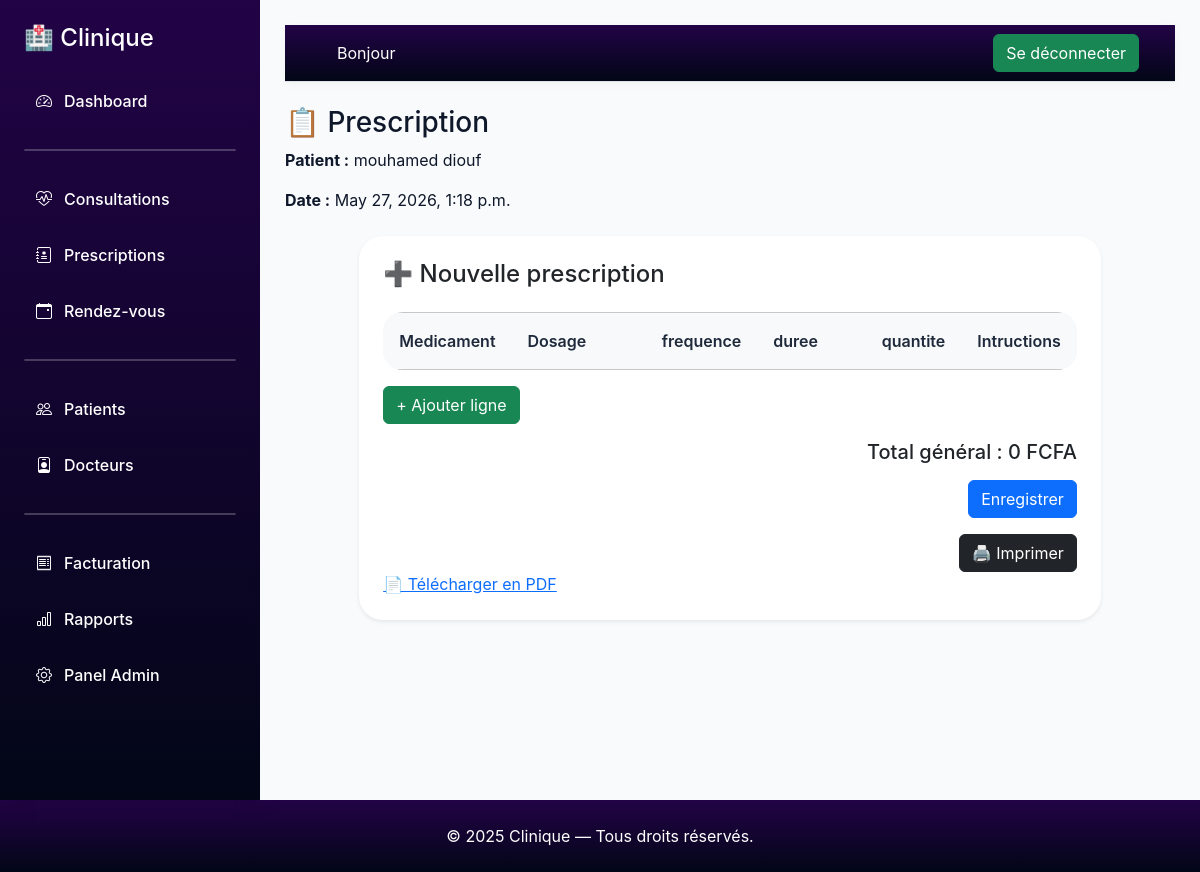
Page /prescriptions/Prescriptions/1/ (signed in) on the committed database.
### prescriptions/models.py (models this page shows, shortened)
class Prescription(models.Model):
    consultation = models.OneToOneField(
        Consultation,
        on_delete=models.CASCADE,
        related_name='prescription'
    )
    patient = models.ForeignKey(
        Patient,
        on_delete=models.CASCADE,
        related_name='prescriptions'
    )
    medecin = models.ForeignKey(
        Medecin,
        on_delete=models.CASCADE,
        related_name='prescriptions'
    )
    date_prescription = models.DateTimeField(
        auto_now_add=True
    )
    notes = models.TextField(
        blank=True,
        null=True
    )
    class Meta:
        verbose_name = "Prescription"
        verbose_name_plural = "Prescriptions"
        indexes = [
            models.Index(fields=['date_prescription']),
            models.Index(fields=['patient']),
        ]
        ordering = ['-date_prescription']

### patient/models.py (models this page shows, shortened)
class Patient(models.Model):
    SEXE_CHOICES = (
        ('M', 'Masculin'),
        ('F', 'Féminin'),
    )
    utilisateur = models.OneToOneField(settings.AUTH_USER_MODEL, on_delete=models.SET_NULL, null=True, blank=True)
    nom = models.CharField(max_length=100)
    prenom = models.CharField(max_length=100)
    date_naissance = models.DateField(blank=True)
    sexe = models.CharField(max_length=1, choices=SEXE_CHOICES)
    telephone = models.CharField(max_length=20, null=True, blank=True)
    numero_patient = models.CharField(max_length=20, unique=True, blank=True, null=True)
    adresse = models.TextField()
    groupe_sanguin = models.CharField(max_length=5, blank=True)
    created_at = models.DateTimeField(auto_now_add=True)
    email = models.EmailField(blank=True, null=True)
    def __str__(self):
        return f"{self.prenom} {self.nom}"
    class Meta:
        ordering=['-created_at']

### prescriptions/views.py (the view)
# urls.py: path('Prescriptions/<int:pk>/', views.PrescriptionDetailView.as_view(), name='prescription_detail'),
class PrescriptionDetailView(DoctorLoginRequiredMixin,BaseMixin, DetailView):
    template_name = 'prescriptions/prescription_form_detail.html'
    context_object_name = 'prescription'

### prescriptions/views.py (called while the page is built)
    def dispatch(self, request, *args, **kwargs):
        if not hasattr(request.user, 'medecin'):
            return HttpResponseForbidden("Vous devez être un médecin pour accéder à cette page.")
        return super().dispatch(request, *args, **kwargs)

    def get_queryset(self):
        qs= super().get_queryset()
        return qs.select_related("patient").prefetch_related("lignes").filter(medecin=self.request.user.medecin)

### prescriptions/templates/prescriptions/prescription_form_detail.html (shortened to what this page needs)
{% extends "dashboard.html" %}
{% block content %}
<div class="mb-4">
    <h3>📋 Prescription</h3>
    <p><strong>Patient :</strong> {{ prescription.patient }}</p>
    <p><strong>Date :</strong> {{ prescription.date_prescription }}</p>
</div>
<div class="card p-4 shadow-sm col-lg-10 mx-auto">
    <h4 class="mb-4">➕ Nouvelle prescription</h4>
    <form method="post">
        <div class="table-responsive">
            <table class="table table-sm table-bordered align-middle" id="facture-table">
                <thead class="table-light">
                    <tr>
                        <th style="width:120px;">Medicament</th>
                        <th style="width:150px;">Dosage</th>
                        <th>frequence</th>
                        <th style="width:120px;">duree</th>
                        <th style="width:80px;">quantite</th>
                        <th style="width:80px;">Intructions</th>
                    </tr>
                </thead>
            </table>
        </div>
        <button type="button" id="add-row" class="btn btn-success mb-3">
            + Ajouter ligne
        </button>
        <div class="text-end">
            <h5>Total général : <span id="total-general">0</span> FCFA</h5>
        </div>
        <div class="text-end mt-3">
            <button type="submit" class="btn btn-primary">
                Enregistrer
            </button>
        </div>
        <div class="text-end mt-3">
           <button type="button" onclick="printFacture()" class="btn btn-dark">
        🖨️ Imprimer
         </button>
         </div>
    </form>
    <a href="#" target="_blank">📄 Télécharger en PDF</a>
</div>
{% endblock %}

### static/css/base.css (style rules this page uses)
body { background:#f8fafc; color:#0f172a; font-family:"Inter",sans-serif; }
.card { background:white; border:none; border-radius:24px; box-shadow: 0 10px 30px rgba(15,23,42,.05); transition:.3s; }
.table { border-radius:20px; overflow:hidden; }
.table thead { background:#eff6ff; }
.table thead th { color:#1e293b; font-weight:600; padding:16px; border:none; }

### comptes/templates/dashboard.html (style rules this page uses)
body { background-color: #f5f7fb; }

### prescriptions/templates/prescriptions/prescription_form_detail.html (style rules this page uses)
.table-responsive { overflow-x: auto; }

### rows in the picture
Prescription: patient "mouhamed diouf", date_prescription "May 27, 2026, 1:18 p.m."
